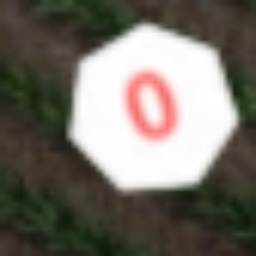
#> input picture SampleTarget.jpg, 256 x 256 px, given in place of the camera
$ python color_detection.py
#> lines starting #> are read from the running program, lines starting #| are printed output that depends on the picture; after the words box and inside, x2 and y2 are one past the last pixel; in counts of white or black regions, pixels touching at a corner belong together
from asyncore import read
import cv2
import numpy as np


def stackImages(scale,imgArray,lables=[]):
    sizeW= imgArray[0][0].shape[1]
    sizeH = imgArray[0][0].shape[0]
    rows = len(imgArray)
    cols = len(imgArray[0])
    rowsAvailable = isinstance(imgArray[0], list)
    width = imgArray[0][0].shape[1]
    height = imgArray[0][0].shape[0]
    if rowsAvailable:
        for x in range ( 0, rows):
            for y in range(0, cols):
                imgArray[x][y] = cv2.resize(imgArray[x][y], (sizeW, sizeH), None, scale, scale)
                if len(imgArray[x][y].shape) == 2: imgArray[x][y]= cv2.cvtColor( imgArray[x][y], cv2.COLOR_GRAY2BGR)
        imageBlank = np.zeros((height, width, 3), np.uint8)
        hor = [imageBlank]*rows
        hor_con = [imageBlank]*rows
        for x in range(0, rows):
            hor[x] = np.hstack(imgArray[x])
            hor_con[x] = np.concatenate(imgArray[x])
        ver = np.vstack(hor)
        ver_con = np.concatenate(hor)
    else:
        for x in range(0, rows):
            imgArray[x] = cv2.resize(imgArray[x], (sizeW, sizeH), None, scale, scale)
            if len(imgArray[x].shape) == 2: imgArray[x] = cv2.cvtColor(imgArray[x], cv2.COLOR_GRAY2BGR)
        hor= np.hstack(imgArray)
        hor_con= np.concatenate(imgArray)
        ver = hor
    if len(lables) != 0:
        eachImgWidth= int(ver.shape[1] / cols)
        eachImgHeight = int(ver.shape[0] / rows)
        print(eachImgHeight)
        for d in range(0, rows):
            for c in range (0,cols):
                cv2.rectangle(ver,(c*eachImgWidth,eachImgHeight*d),(c*eachImgWidth+len(lables[d][c])*13+27,30+eachImgHeight*d),(255,255,255),cv2.FILLED)
                cv2.putText(ver,lables[d][c],(eachImgWidth*c+10,eachImgHeight*d+20),cv2.FONT_HERSHEY_COMPLEX,0.7,(255,0,255),2)
    return ver

#alternative to cv2 trackbar. Basically allows you to change certain values of any array
def showValues(img,valNames, valRanges,vals,option):
    i=0
    cv2.putText(img, str(option[0]), (20,100),cv2.FONT_HERSHEY_COMPLEX, 0.7, (0,255,0), 2)
    for x in valNames:
        isOption=" "
        if(i==option[0]):
            isOption="#"
            k = cv2.waitKey(1) & 0xff
            if k == ord('w') and option[0]>0:
                option[0]-=1
            elif k == ord('s') and option[0]<len(valNames)-1:
                option[0]+=1
            elif k == ord('a') and vals[i]>valRanges[i][0]:
                vals[i]-=1
            elif k == ord('d') and vals[i]<valRanges[i][1]:
                vals[i]+=1
        a=valRanges[i][0]
        b=valRanges[i][1]
        cv2.putText(img, isOption+x+" "+str(a)+" - "+str(vals[i])+" - "+str(b), (20, (i+1)*20 + 100), cv2.FONT_HERSHEY_COMPLEX, 0.7, (0,255,0), 2)
        i+=1

# [14 lines of commented-out code are left out]

def color_detect():
    cap = cv2.VideoCapture(0)

    names = ["hue1", "sat1", "value1", "hue2", "sat2", "value2"]
    values = [40, 0, 0, 50, 255, 255]
    ranges =[[0, 100], [0, 255], [0, 255], [0, 100], [0, 255], [0, 255]]
    option = [0]

    lowerbound = np.array([50, 30, 30])
    upperbound = np.array([80, 255, 255])
    # hue range is 0 -180
    # sat range is 0 -255
    # 0 is dark max is light

    # maybe values hue 7 - 21; sat 100 - 255; val 100 - 255
    names = ["hue1", "sat1", "value1", "hue2", "sat2", "value2"]
    values = [5, 100, 100, 16, 255, 255]
    ranges = [[0, 100], [0, 255], [0, 255], [0, 100], [0, 255], [0, 255]]
    option = [0]

    while cap.isOpened():

        lowerbound = np.array([values[0], values[1], values[2]])
        upperbound = np.array([values[3], values[4], values[5]])

        ret, img = cap.read()
#> img is the input picture: shape (256, 256, 3); mean B, G, R 102.3, 111.4, 116.2
        hsv = cv2.cvtColor(img, cv2.COLOR_BGR2HSV)
#> hsv: shape (256, 256, 3); mean H, S, V 24.4, 59.1, 118.6
        # determines what pixels remain in image
        mask = cv2.inRange(hsv, lowerbound, upperbound)
#> mask: shape (256, 256); every value is 0
        output = cv2.bitwise_and(img, img, mask=mask)
#> output: shape (256, 256, 3); every value is 0
        showValues(img, names, ranges, values, option)
#> in showValues, `cv2.putText(img, str(option[0]), (20,100),cv2.FONT_HERSHEY_COMPLEX, 0...`:
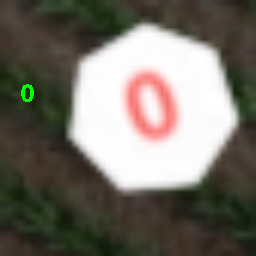
#> img: shape (256, 256, 3); 0.21% of pixels changed, all inside (x1, y1, x2, y2) = (21, 84, 34, 102)
#> the loop in showValues, `for x in valNames:` made 6 passes; (key q is pressed on pass 1)
#> after the loop in showValues, `for x in valNames:`:
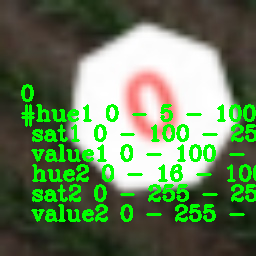
#> img: shape (256, 256, 3); 11.74% of pixels changed, all inside (x1, y1, x2, y2) = (21, 104, 256, 222)
#> after the loop in showValues, `for x in valNames:`: i = 6; option = [0]; vals = [5, 100, 100, 16, 255, 255]
        imgStack = stackImages(0.3, ([output, mask],[img, img]))
#> after the loop in stackImages, `for x in range(0, rows):`: hor = 2 items
#> in stackImages, `ver = np.vstack(hor)`:
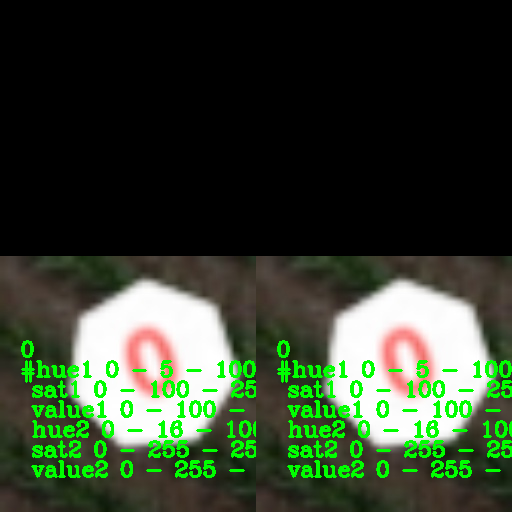
#> ver: shape (512, 512, 3); mean of channels 0, 1, 2 45.1, 64.3, 51.2; drawn as B, G, R
        cv2.imshow('img', imgStack)
        k = cv2.waitKey(27)
#> (key q is pressed here)

        if k == ord('q'):
            break
    cap.release()
    cv2.destroyAllWindows()
    print("end")


if __name__ == "__main__":
    color_detect()

# show vals
# names[]
# vals[]
#ranges[]
# option = [0]

$ run again, on Grosser_Panda.JPG
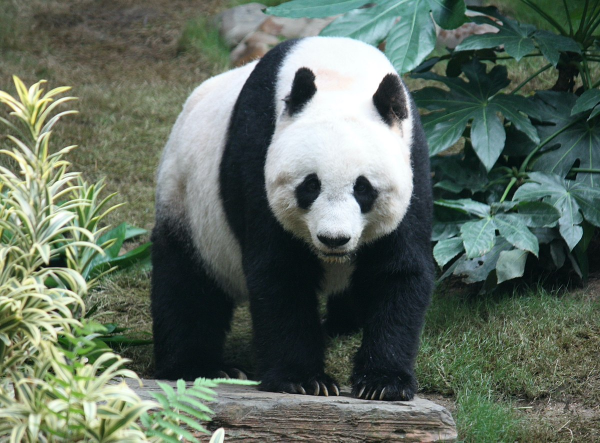
#> input picture Grosser_Panda.JPG, 1200 x 885 px, given in place of the camera (shown at 1/2 size)
#> in color_detect, img is the input picture: shape (885, 1200, 3); mean B, G, R 95.3, 107.5, 94.8
#> hsv: shape (885, 1200, 3); mean H, S, V 66.6, 70, 109.4
#> mask: shape (885, 1200); 0% white in thin lines or dots, all inside (x1, y1, x2, y2) = (88, 108, 512, 627)
#> the loop in showValues, `for x in valNames:` made 6 passes; (key q is pressed on pass 1)
#> after the loop in showValues, `for x in valNames:`:
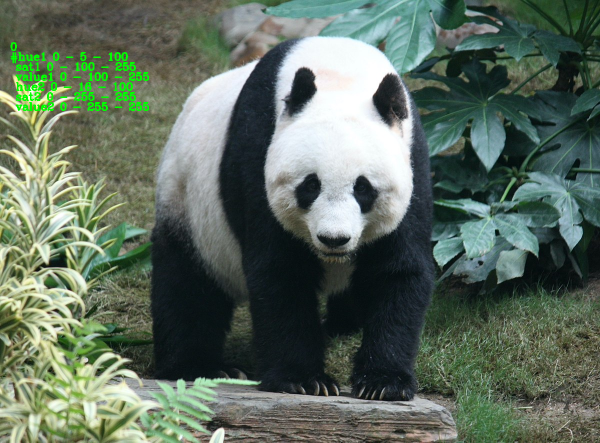
#> img: shape (885, 1200, 3) (shown at 1/2 size); mean B, G, R 94.5, 108.6, 93.7
#> after the loop in showValues, `for x in valNames:`: i = 6; option = [0]; vals = [5, 100, 100, 16, 255, 255]
#> after the loop in stackImages, `for x in range(0, rows):`: hor = 2 items
#> in stackImages, `ver = np.vstack(hor)`:
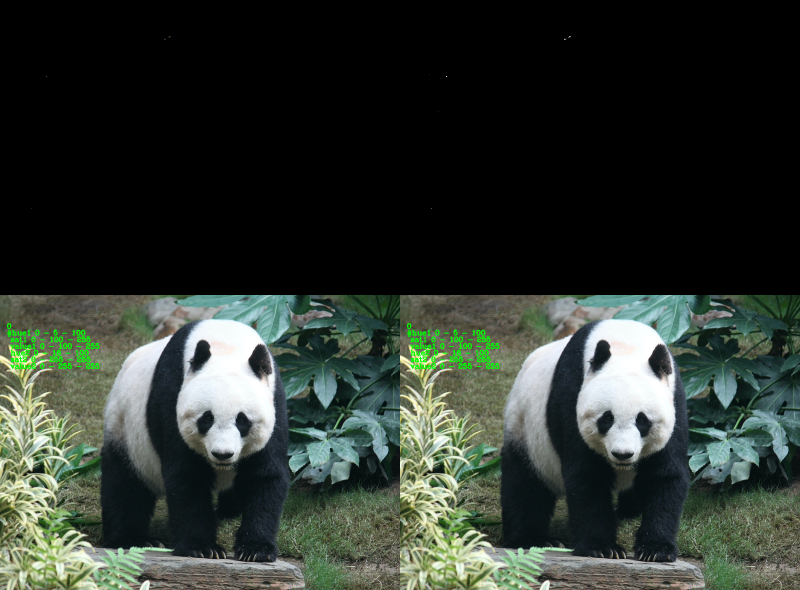
#> ver: shape (1770, 2400, 3) (shown at 1/3 size); mean of channels 0, 1, 2 47.2, 54.3, 46.9; drawn as B, G, R
